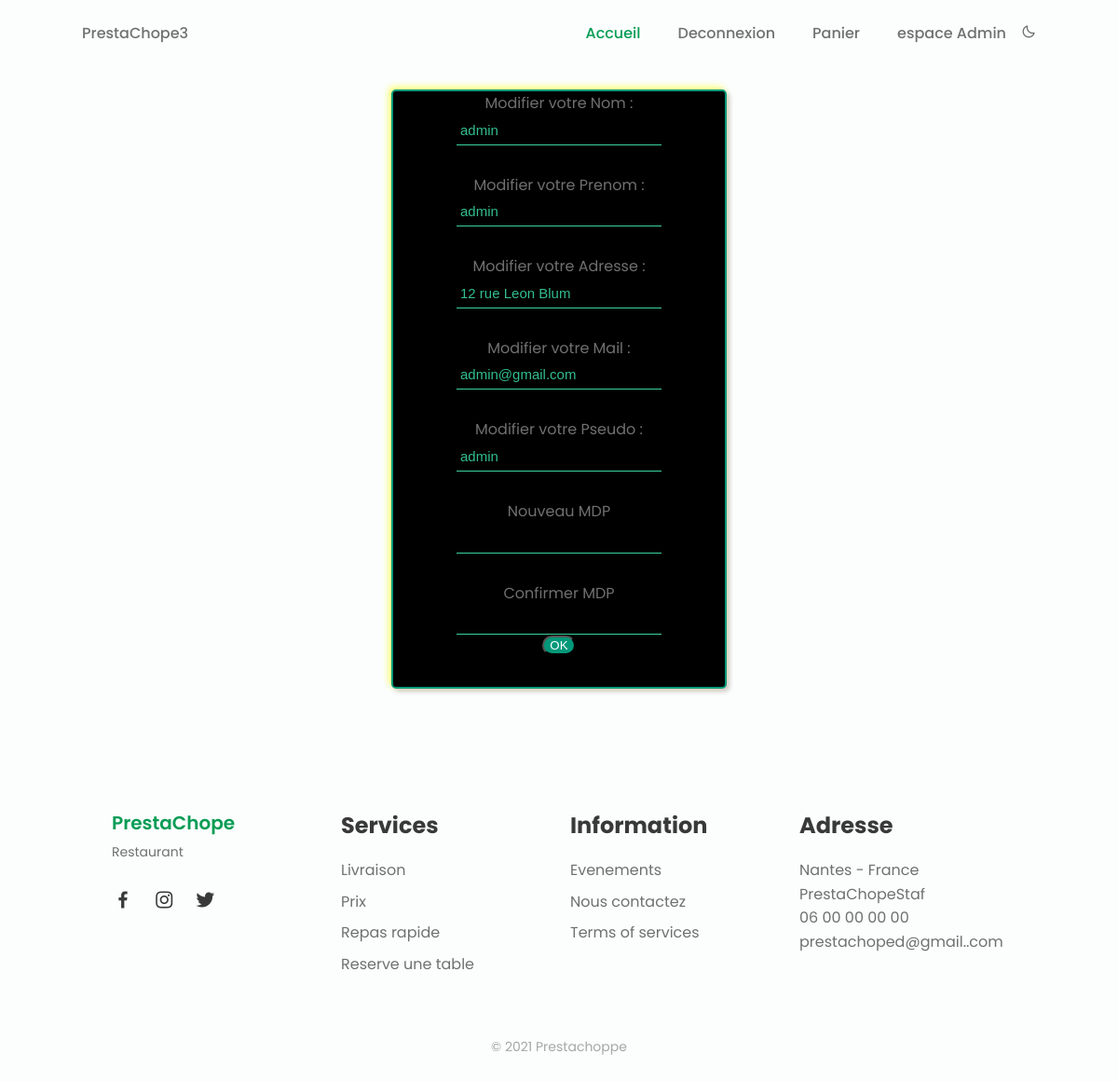
/index.php?page=compte (signed in), run on the app's committed database.
### tables this page shows
CREATE TABLE Clients(
                        idClient Int  Auto_increment  NOT NULL ,
                        nom      Varchar (30) NOT NULL ,
                        prenom   Varchar (30) NOT NULL ,
                        pseudo   Varchar (30) NOT NULL ,
                        password Varchar (255) NOT NULL ,
                        mail     Varchar (100) NOT NULL ,
                        adresse  Varchar (50) NOT NULL ,
                        cagnotte Float NOT NULL DEFAULT 500 ,
                        isAdmin  Int NOT NULL DEFAULT 0
    ,CONSTRAINT Clients_PK PRIMARY KEY (idClient)
);

### pages/infoCompte/ControleurInfoCompte.php (called while the page is built, shortened)
<?php
class ControleurInfoCompte{
    public function includeView()
    {
        include_once "pages/infoCompte/EditCompte.php";
    }
}

### DAO/ClientDAO.php (called while the page is built, shortened)
<?php
include_once 'DTO/ClientDTO.php';
class ClientDAO
{
    public static function getInfos($id)
    {
        $bdd = DatabaseLinker::getConnexion();
        $reponse = $bdd->prepare('SELECT * from clients WHERE idClient = ?');
        $reponse->execute(array($id));
        $result = $reponse->fetch();
        $client = new ClientDTO();
        $client->setIdClient($result['idClient']);
        $client->setIsAdmin($result['isAdmin']);
        $client->setPseudo($result['pseudo']);
        $client->setPrenom($result['prenom']);
        $client->setNom($result['nom']);
        $client->setMail($result['mail']);
        $client->setAdresse($result['adresse']);
        $client->setCagnotte($result['cagnotte']);
        return $client;
    }
}

### DTO/ClientDTO.php (called while the page is built, shortened)
<?php
class ClientDTO
{
    private $nom;
    private $prenom;
    private $pseudo;
    private $mail;
    private $adresse;
    public function getNom()
    {
        return $this->nom;
    }
    public function setNom($nom)
    {
        $this->nom = $nom;
    }
    public function getPrenom()
    {
        return $this->prenom;
    }
    public function setPrenom($prenom)
    {
        $this->prenom = $prenom;
    }
    public function getPseudo()
    {
        return $this->pseudo;
    }
    public function setPseudo($pseudo)
    {
        $this->pseudo = $pseudo;
    }
    public function getMail()
    {
        return $this->mail;
    }
    public function setMail($mail)
    {
        $this->mail = $mail;
    }
    public function getAdresse()
    {
        return $this->adresse;
    }
    public function setAdresse($adresse)
    {
        $this->adresse = $adresse;
    }
}

### pages/infoCompte/EditCompte.php (the view, shortened to what this page needs)
<?php
include_once 'DAO/ClientDAO.php';
include_once 'DTO/ClientDTO.php';
$client = ClientDAO::getInfos($_SESSION['idClient']);
?>
<!DOCTYPE html>
<html>
<head>
        <link rel="stylesheet" type="text/css" href="assets/css/style_compte.css">
</head>
<body>
    <center>
        <form action="index.php?page=modifcompte" method="post">
            <div class="box">
                <label for="nom">Modifier votre Nom :</label>
                <input type="text" id="nom" name="nom" minlength="3" value="<?php echo $client->getNom(); ?>"/>
                <label for="Prenom">Modifier votre Prenom :</label>
                <input type="text" id="prenom" name="prenom" value="<?php echo $client->getPrenom(); ?>"/>
                <label for="adresse">Modifier votre Adresse :</label>
                <input type="text" id="adresse" name="adresse" value="<?php echo $client->getAdresse(); ?>"/>
                <label for="mail">Modifier votre Mail :</label>
                <input type="text" id="mail" name="mail" value="<?php echo $client->getMail(); ?>"/>
                <label for="pseudo">Modifier votre Pseudo :</label>
                <input type="text" id="pseudo" name="pseudo" value="<?php echo $client->getPseudo(); ?>"/>
                <label for="password">Nouveau MDP</label>
                <input type="password" id="password" name="password"/>
                <label for="password">Confirmer MDP</label>
                <input type="password" id="newpassword" name="newpassword"/>
                <input type="submit"  class="submitbutton" value="OK">
            </div>
    </center>
</body>
</html>

### assets/css/styles.css (style rules this page uses)
:root { --header-height: 3rem; --first-color: #069C54; --first-color-alt: #048654; --title-color: #393939; --text-color: #707070; --text-color-light: #A6A6A6; --body-color: #FBFEFD; --container-color: #FFFFFF; --body-font: 'Poppins', sans-serif; --biggest-font-size: 2.25rem; --h1-font-size: 1.5rem; --h2-font-size: 1.25rem; --h3-font-size: 1rem; --normal-font-size: .938rem; --small-font-size: .813rem; --smaller-font-size: .75rem; --font-medium: 500; --font-semi-bold: 600; --mb-1: .5rem; --mb-2: 1rem; --mb-3: 1.5rem; --mb-4: 2rem; --mb-5: 2.5rem; --mb-6: 3rem; --z-tooltip: 10; --z-fixed: 100; }
@media screen and (min-width: 768px) { :root { --biggest-font-size: 4rem; --h1-font-size: 2.25rem; --h2-font-size: 1.5rem; --h3-font-size: 1.25rem; --normal-font-size: 1rem; --small-font-size: .875rem; --smaller-font-size: .813rem; } }
*,::before,::after { box-sizing: border-box; }
html { scroll-behavior: smooth; }
body { margin: var(--header-height) 0 0 0; font-family: var(--body-font); font-size: var(--normal-font-size); background-color: var(--body-color); color: var(--text-color); line-height: 1.6; }
@media screen and (min-width: 768px) { body { margin: 0; } }

### assets/css/style_compte.css (style rules this page uses)
.box { box-sizing: border-box; width: 360px; border: 2px solid #009879; box-shadow: -3px -3px 7px #FFFF73, 3px 3px 5px rgba(94,56,56,0.288); border-radius: 5px; background-color: black; margin-top: 8%; overflow: hidden; }
input[type="text"], input[type="email"], input[type="password"] { display: block; box-sizing: border-box; background: none; color: #32be8f; margin-bottom: 30px; padding: 4px; width: 220px; height: 32px; border: none; border-bottom: 1px solid #38d39f; font-weight: 400; font-size: 15px; transition: 0.2s ease; }
.submitbutton { position: relative; top: -32px; text-decoration: none; background: #009879; border-radius: 20px; color: #FFF; }

### data on the page
clients: nom "admin", prenom "admin", adresse "12 rue Leon Blum", mail "admin@gmail.com", pseudo "admin"
